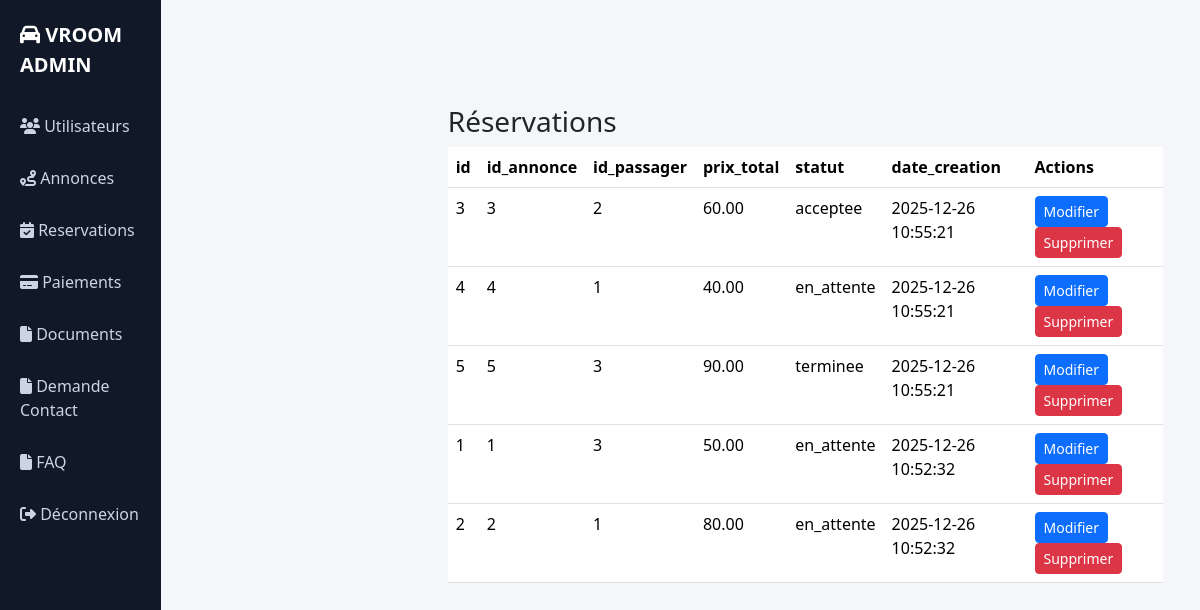
Page /Vue/admin/index.php?page=admin&admin_page=reservations on the earlier database version.
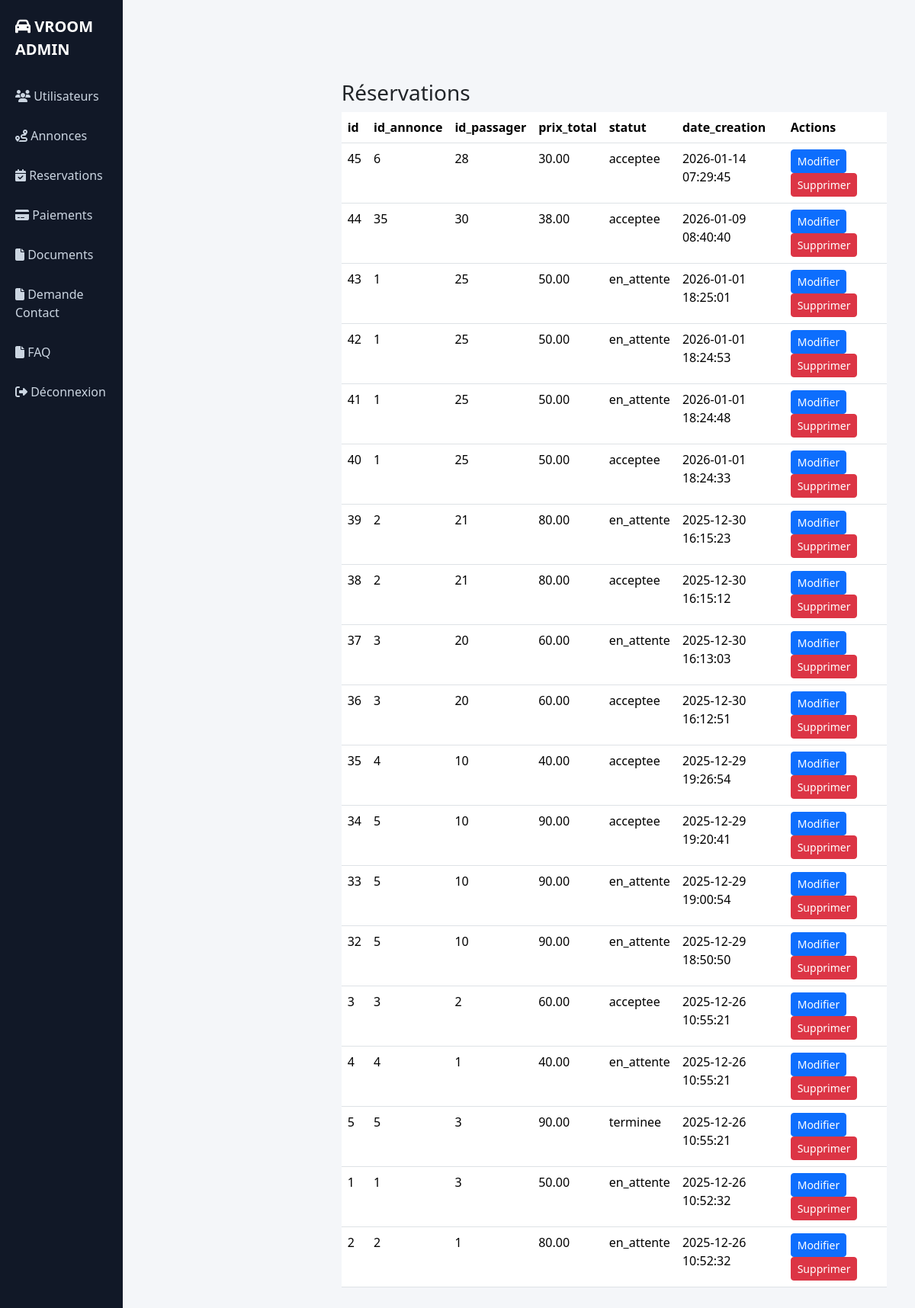
Same page on the later database version.
### tables this page shows
CREATE TABLE `reservations` (
  `id` bigint(20) UNSIGNED NOT NULL,
  `uuid` varchar(36) NOT NULL,
  `id_annonce` bigint(20) UNSIGNED NOT NULL,
  `donnees_passager` longtext DEFAULT NULL CHECK (json_valid(`donnees_passager`)),
  `id_passager` bigint(20) UNSIGNED DEFAULT NULL,
  `statut` enum('en_attente','acceptee','refusee','annulee','terminee') DEFAULT 'en_attente',
  `prix_total` decimal(10,2) NOT NULL,
  `date_creation` timestamp NOT NULL DEFAULT current_timestamp(),
  `date_mise_a_jour` timestamp NOT NULL DEFAULT current_timestamp() ON UPDATE current_timestamp()
);

### Controleur/c_admin.php (called while the page is built, shortened)
<?php
require_once __DIR__ . '/../Modele/reservations.php';
class c_admin {
    public function afficher(?int $id_utilisateur = null) {
        $admin_page = $_GET['admin_page'] ?? 'utilisateurs';
        switch ($admin_page) {
            case 'reservations':
                $titre = "Réservations";
                $titre_colone = ['id', 'id_annonce', 'id_passager', 'prix_total', 'statut', 'date_creation'];
                $valeurs = Reservations::all();
                break;
        }
        require __DIR__ . '/../Vue/admin/index_admin.php';
    }
}

### Modele/reservations.php (called while the page is built, shortened)
<?php
class Reservations {
    public static function all(): array {
        $db = dbConnect();
        $stmt = $db->query("SELECT * FROM reservations ORDER BY date_creation DESC");
        return $stmt->fetchAll();
    }
}

### Vue/admin/index_admin.php (the view, shortened to what this page needs)
<?php require "header.php"; ?>
<?php require "sidebar.php"; ?>
<div class="container-fluid">
    <h3><?= htmlspecialchars($titre)?></h3>
    <table class="table table-hover" id="datatable">
        <thead>
            <tr>
                <?php foreach ($titre_colone as $colonne): ?>
                    <th><?= htmlspecialchars($colonne) ?></th>
                <?php endforeach; ?>
                <th>Actions</th>
            </tr>
        </thead>
        <tbody>
            <?php foreach ($valeurs as $v): ?>
                <tr>
                    <?php foreach ($titre_colone as $colonne): ?>
                        <td><?= htmlspecialchars($v[$colonne] ?? '') ?></td>
                    <?php endforeach; ?>
                    <td>
                        <button type="button"
                                class="btn btn-sm btn-primary editBtn"
                                data-bs-toggle="modal"
                                data-bs-target="#editModal"
                                <?php foreach ($v as $key => $val): ?>
                                data-<?= htmlspecialchars($key, ENT_QUOTES, 'UTF-8') ?>
                                ="<?= htmlspecialchars((string)($val ?? ''), ENT_QUOTES, 'UTF-8') ?>"
                            <?php endforeach; ?>>
                            Modifier
                        </button>
                        <a href="index.php?page=admin&action=supprimer&id=<?= $v['id'] ?>"
                            class="btn btn-sm btn-danger"
                            onclick="return confirm('Supprimer cet utilisateur ?')">Supprimer</a>
                    </td>
                </tr>
            <?php endforeach; ?>
        </tbody>
    </table>
</div>
<?php require "footer.php"; ?>

Differences in the rows shown:
added reservations: id "45", id_annonce "6", id_passager "28", prix_total "30.00", statut "acceptee", date_creation "2026-01-14 07:29:45"
added reservations: id "44", id_annonce "35", id_passager "30", prix_total "38.00", statut "acceptee", date_creation "2026-01-09 08:40:40"
added reservations: id "43", id_annonce "1", id_passager "25", prix_total "50.00", statut "en_attente", date_creation "2026-01-01 18:25:01"
added reservations: id "42", id_annonce "1", id_passager "25", prix_total "50.00", statut "en_attente", date_creation "2026-01-01 18:24:53"
added reservations: id "41", id_annonce "1", id_passager "25", prix_total "50.00", statut "en_attente", date_creation "2026-01-01 18:24:48"
added reservations: id "40", id_annonce "1", id_passager "25", prix_total "50.00", statut "acceptee", date_creation "2026-01-01 18:24:33"
added reservations: id "39", id_annonce "2", id_passager "21", prix_total "80.00", statut "en_attente", date_creation "2025-12-30 16:15:23"
added reservations: id "38", id_annonce "2", id_passager "21", prix_total "80.00", statut "acceptee", date_creation "2025-12-30 16:15:12"
added reservations: id "37", id_annonce "3", id_passager "20", prix_total "60.00", statut "en_attente", date_creation "2025-12-30 16:13:03"
added reservations: id "36", id_annonce "3", id_passager "20", prix_total "60.00", statut "acceptee", date_creation "2025-12-30 16:12:51"
added reservations: id "35", id_annonce "4", id_passager "10", prix_total "40.00", statut "acceptee", date_creation "2025-12-29 19:26:54"
added reservations: id "34", id_annonce "5", id_passager "10", prix_total "90.00", statut "acceptee", date_creation "2025-12-29 19:20:41"
added reservations: id "33", id_annonce "5", id_passager "10", prix_total "90.00", statut "en_attente", date_creation "2025-12-29 19:00:54"
added reservations: id "32", id_annonce "5", id_passager "10", prix_total "90.00", statut "en_attente", date_creation "2025-12-29 18:50:50"
